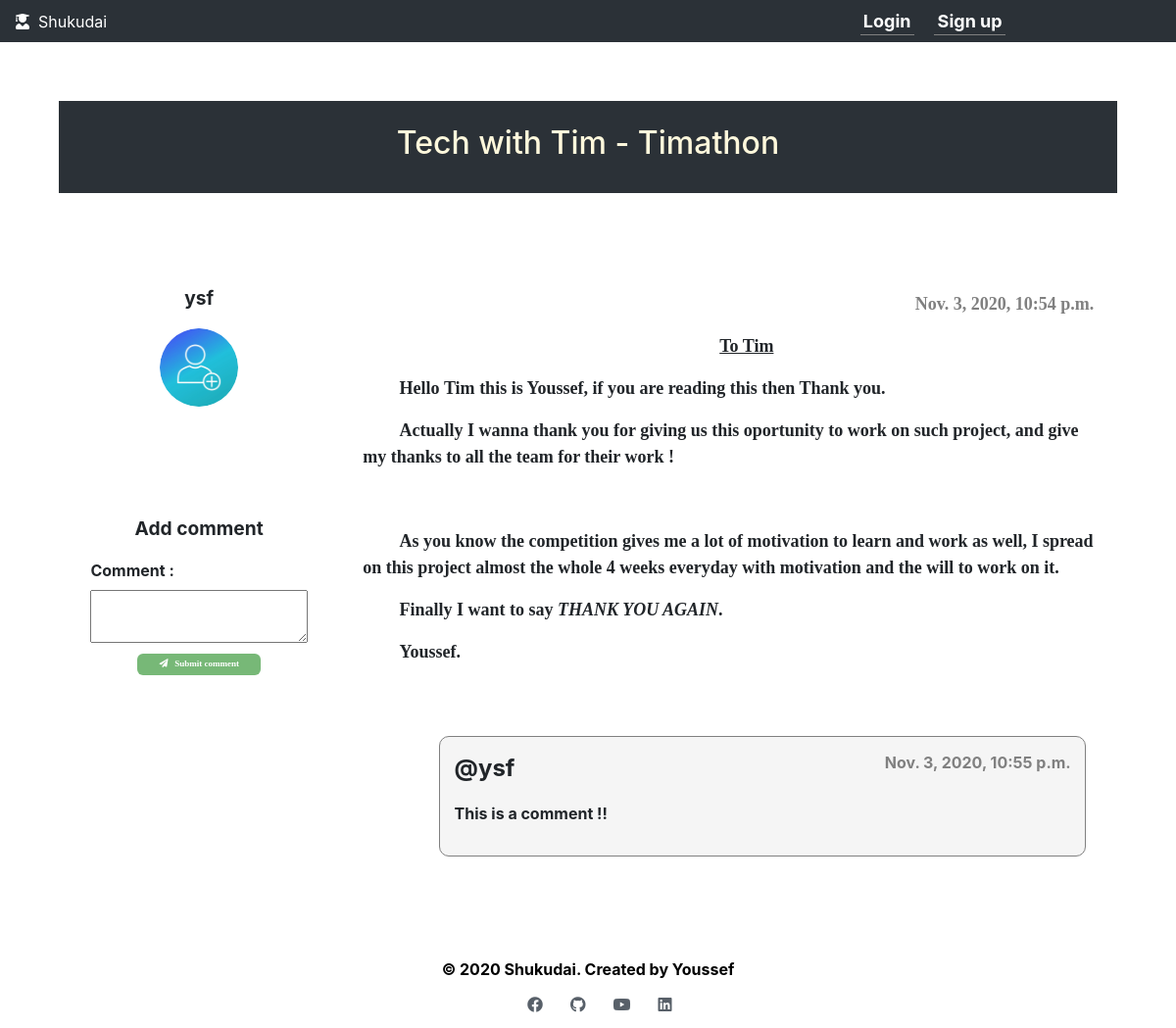
Page /forum/post/Tech with Tim - Timathon/ on the earlier database version.
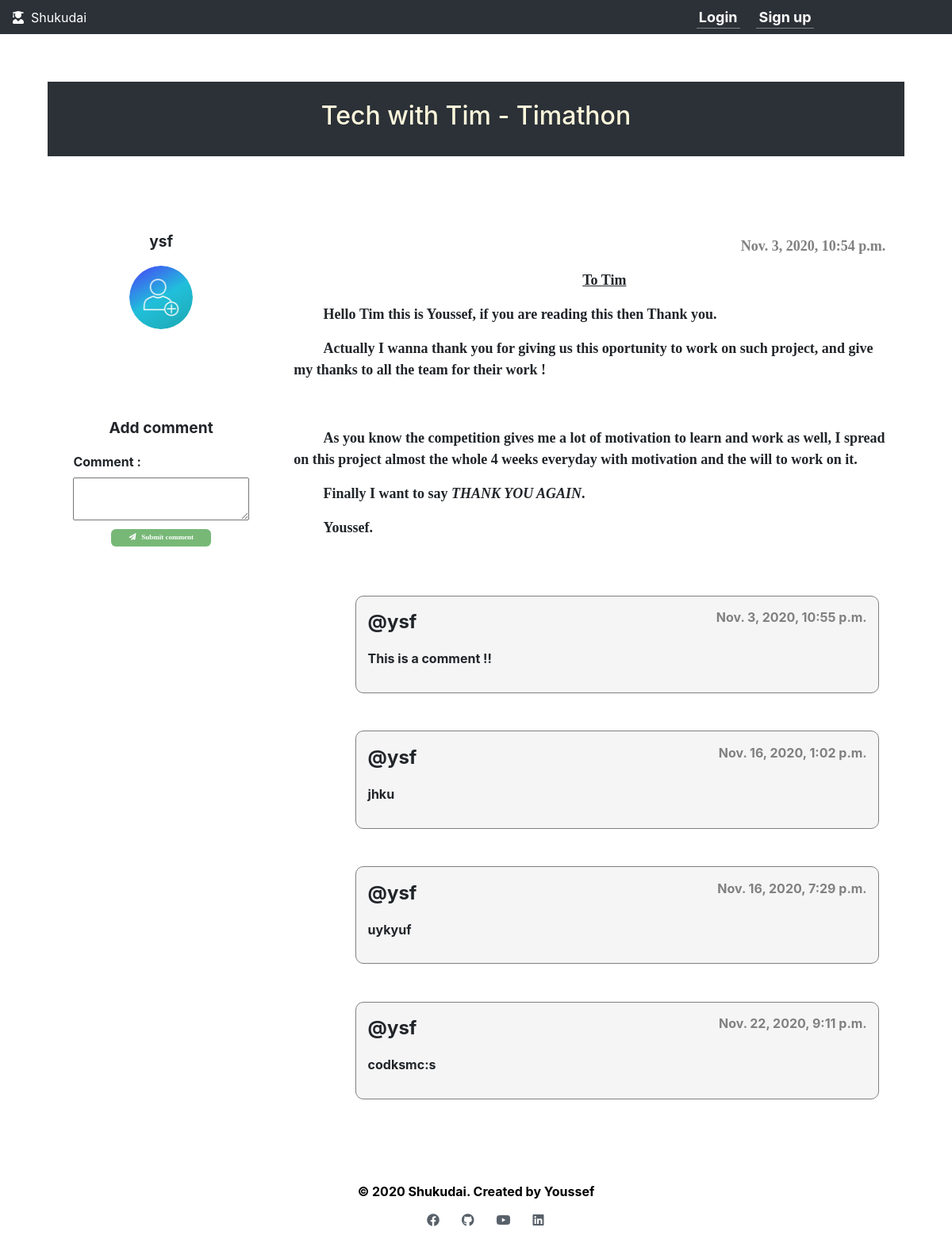
Same page on the later database version.
### forStudents/models.py (models this page shows, shortened)
class Post(models.Model):
    author = models.ForeignKey('accounts.Student', on_delete=models.CASCADE)
    title = models.CharField(max_length=200)
    content = models.TextField()
    published_date = models.DateTimeField(default=timezone.now)
    preview = models.CharField(max_length=200, null=True)
    nb_comments = models.IntegerField(default=0)

class Comment(models.Model):
    commenter = models.ForeignKey('accounts.Student', on_delete=models.CASCADE, null=True)
    comment = models.CharField(max_length=4000)
    date_comment = models.DateTimeField(default=timezone.now)
    post = models.ForeignKey(Post, null=True, on_delete=models.SET_NULL)

### accounts/models.py (models this page shows, shortened)
class Student(AbstractBaseUser):
    username = models.CharField(max_length=30, unique=True)
    fullname = models.CharField(max_length=40)
    gender = models.CharField(max_length=20)
    age = models.IntegerField()
    email = models.EmailField(max_length=60, unique=True)
    nationality = models.CharField(max_length=100, default=' ')
    image = models.ImageField(upload_to='pics')
    """has_reminders = models.BooleanField(default=False)
    has_tasks = models.BooleanField(default=False)"""
    date_joined = models.DateTimeField(verbose_name='date joined', auto_now_add=True)
    last_login = models.DateTimeField(verbose_name='last login', auto_now=True)
    is_admin = models.BooleanField(default=False)
    is_active = models.BooleanField(default=True)
    is_superuser = models.BooleanField(default=False)
    USERNAME_FIELD = 'email'
    REQUIRED_FIELDS = ['username', 'fullname', 'gender', 'age']
    objects = StudentManager()

### forStudents/views.py (the view)
# urls.py: path('forum/post/<str:post_title>/', views.post_detail, name='post_detail'),
def post_detail(request, post_title):
    post = get_object_or_404(Post, title=post_title)
    comments = Comment.objects.filter(post=post)
    return render(request, 'postDetail.html', {'post': post, 'comments': comments})

### templates/postDetail.html (shortened to what this page needs)
{% load static %}
<!DOCTYPE html>
<html lang="en">
<head>
    <link rel="stylesheet" href="https://pro.fontawesome.com/releases/v5.10.0/css/all.css"
/>
    <link rel="stylesheet" href="https://cdn.jsdelivr.net/npm/bootstrap@4.5.3/dist/css/bootstrap.min.css"
>
    <link rel="stylesheet" href="{% static 'css/styling_post_detail.css' %}">
</head>
<body>
<div class="navbar">
    <div class="logo-home-page">
        <a href="/"><i class="fas fa-user-graduate"></i>&nbsp; Shukudai</a>
    </div>
    <div class="signup-login-home-page">
        {% if not user.is_authenticated %}
        <a href="{% url 'login' %}">Login</a>
        <a href="{% url 'register' %}">Sign up</a>
        {% endif %}
    </div>
</div>
<div class="post-title-container">
    <h2>{{ post.title }}</h2>
</div>
<div class="main-post-detail">
    <div class="poster-info">
        <p class="">{{ post.author.username }}</p>
        <img {% if user.image %} src="{{ user.image.url }}" {% else %}
                                                            src="{% static 'images/mm.jpg' %}" {% endif %} width="80px">
        <form method="POST" action="{% url 'comment' %}" class="comment-form">
            <p>Add comment</p>
            <label for="comment">Comment :</label><textarea name="comment" id="comment" rows="2"
                                                            required="true"></textarea>
            {% if user.is_authenticated %}
            <button type="submit"><i class="fas fa-paper-plane"></i>&nbsp;&nbsp;&nbsp;Submit comment</button>
            {% else %}
            <button type="submit" disabled="true"><i class="fas fa-paper-plane"></i>&nbsp;&nbsp;&nbsp;Submit comment</button>
            {% endif %}
        </form>
    </div>
    <div class="post-detail">
        <div class="post-content-container">
            <p class="post-date">{{ post.published_date }}</p>
            <p>
                {{ post.content | safe }}
            </p>
        </div>
        <div class="post-comments-container">
            {% for comment in comments %}
            <div class="comment">
                <div class="commenter-info">
                </div>
                <div class="comment-content">
                    <p class="commenter-name">@{{ comment.commenter.username }}</p>
                    <p class="comment-date">{{ comment.date_comment }}</p>
                    <p>{{ comment.comment }}</p>
                </div>
            </div>
            {% endfor %}
        </div>
    </div>
</div>
<div class="footer">
    <div class="footer-copyright-media">
        <div class="footer-copyright">
            &copy; 2020 Shukudai. Created by Youssef
        </div>
        <div class="footer-media">
            <a href=""><i class="fab fa-facebook"></i></a>
            <a href=""><i class="fab fa-github"></i></a>
            <a href=""><i class="fab fa-youtube"></i></a>
            <a href=""><i class="fab fa-linkedin"></i></a>
        </div>
    </div>
</div>
</body>
</html>

### static/css/styling_post_detail.css (style rules this page uses)
body { height: 100%; }
.navbar { height: 10%; background-color: #2B3137; display: flex; }
.logo-home-page a { color: white; }
.signup-login-home-page { flex: 0.3; }
.signup-login-home-page a { color: white; font-size: large; font-weight: bolder; border-bottom: 1px solid gray; padding: 1%; margin-left: 5%; }
.main-post-detail { display: flex; margin: 5%; }
.poster-info { flex-grow: 0.3; padding: 3%; text-align: center; }
.post-detail { flex-grow: 0.7; }
.poster-info img { border-radius: 50%; }
.poster-info p { font-weight: bolder; font-size: larger; }
.post-title-container { background-color: #2B3137; margin: 5%; padding: 2%; color: cornsilk; text-align: center; }
.post-content-container { padding-top: 5%; padding-left: 3%; padding-right: 3%; padding-bottom: 3%; font-size: large; font-family: Century Gothic; text-indent: 5%; font-weight: bold; }
.post-date { text-align: right; color: gray; }
.comment { display: flex; margin: 2%; padding: 2%; }
.commenter-info { flex: 0.1; }
.comment-date { display: inline-block; float: right; color: gray; }
.commenter-name { display: inline-block; font-size: x-large; }
.comment-content { flex: 0.9; font-weight: bold; background-color: #F5F5F5; padding: 2%; border-radius: 10px; border: 1px solid gray; }
.footer { padding: 1%; }
.footer-copyright-media { text-align: center; }
.footer-copyright { color: black; margin-bottom: 1%; font-weight: bold; }
.footer-media { display: contents; }
.footer-media a { color: #586069; margin-left: 2%; }
#comment { width: 100%; }
.comment-form { margin-top: 50%; }
.comment-form label { float: left; font-weight: bolder; }
.comment-form button { background-color: #77B877; border: 0; padding-right: 10%; padding-left: 10%; padding-top: 2%; padding-bottom: 2%; border-radius: 6px; color: white; font-weight: bolder; font-size: xx-small; font-family: 'Copperplate Gothic Light'; }

Differences in the rows shown:
added Comment: commenter.username "ysf", date_comment "Nov. 16, 2020, 1:02 p.m.", comment "jhku"
added Comment: commenter.username "ysf", date_comment "Nov. 16, 2020, 7:29 p.m.", comment "uykyuf"
added Comment: commenter.username "ysf", date_comment "Nov. 22, 2020, 9:11 p.m.", comment "codksmc:s"
